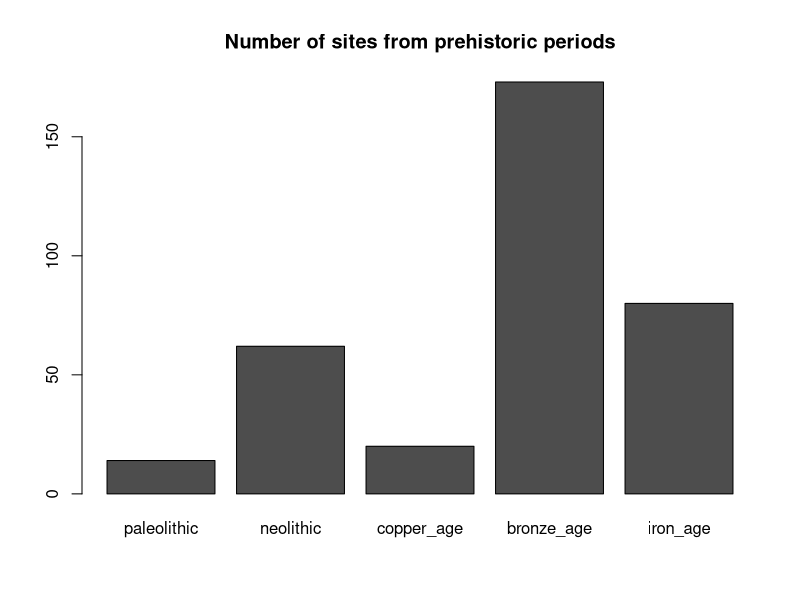
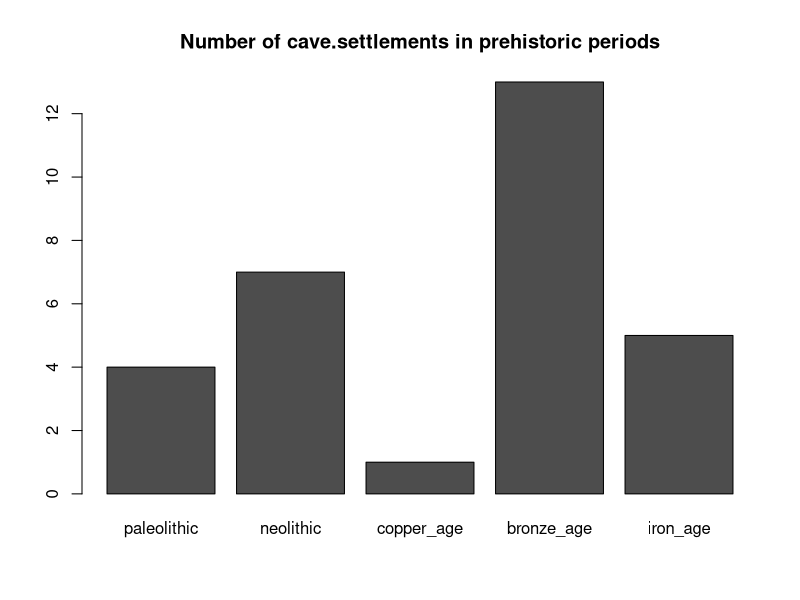
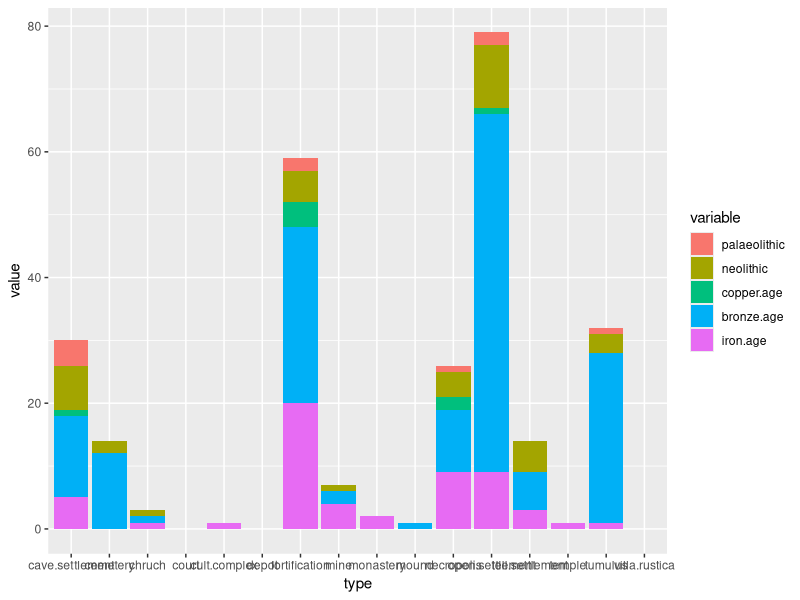
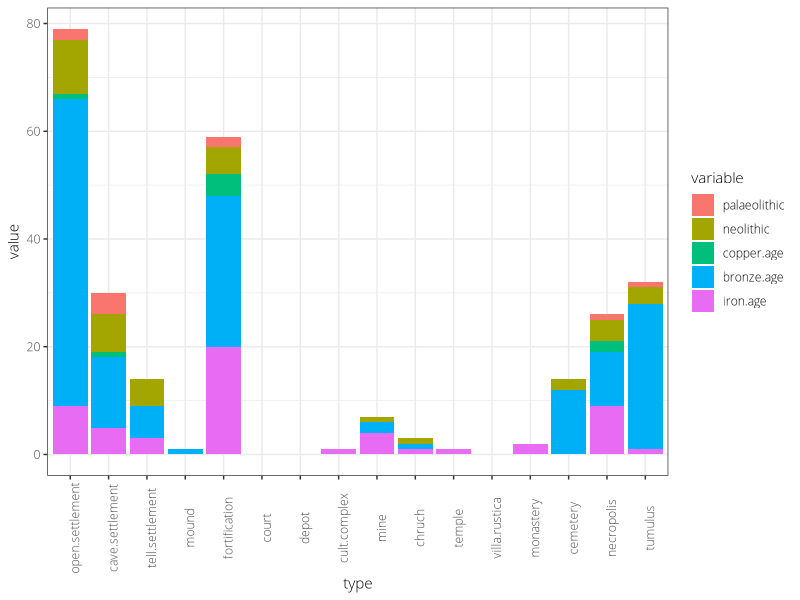
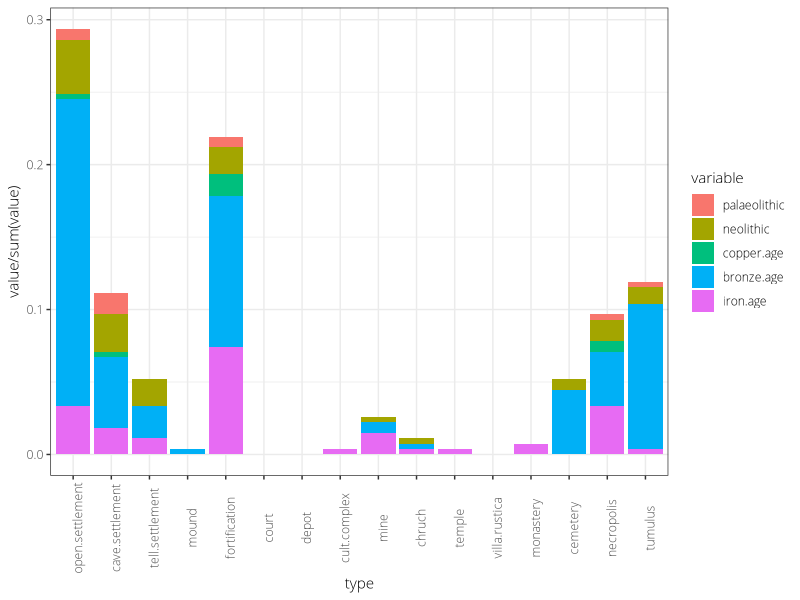
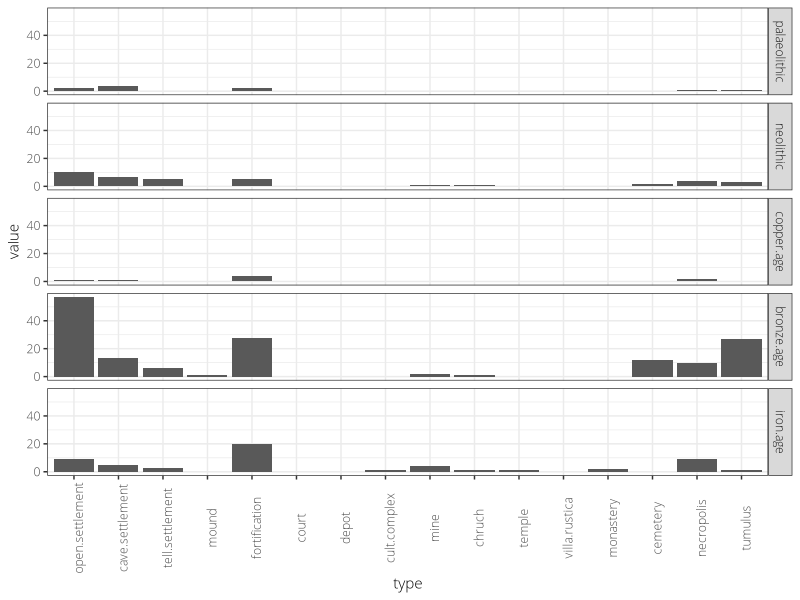
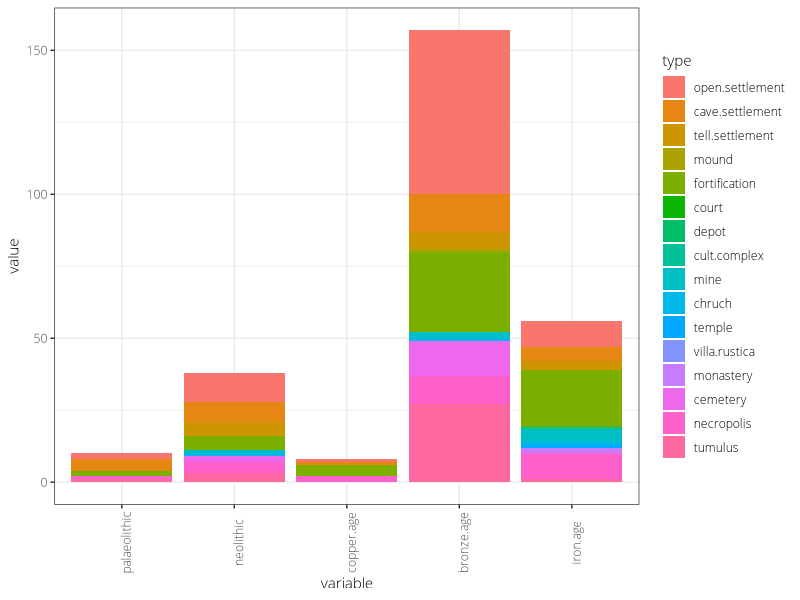
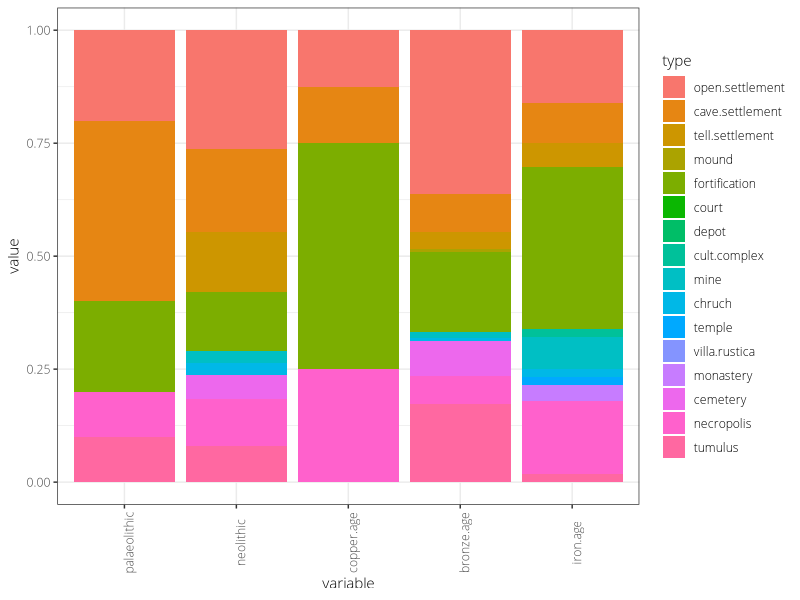

These charts were generated, in order, by the following R code:
## ---- chunk 1
## this is here, so that knitr allows to change the working directory
knitr::opts_knit$set(root.dir = "..")
## ---- chunk 2
raw_data <- read.table(file = "data/FS_UTM.csv",
                       header = TRUE,
                       sep = ";",
                       stringsAsFactors = FALSE,
                       quote = "")
## ---- chunk 3
str(raw_data)
## ---- chunk 4
length(raw_data$Nr.)
## ---- chunk 5
sum(raw_data$settlement)
## ---- chunk 6
str(raw_data)
## ---- chunk 7
head(names(raw_data))
head(sapply(raw_data, class))
## ---- chunk 8
sample(raw_data$Epoch..site., 3)
tail(raw_data$Site.type, 3)
## ---- chunk 9
a <- raw_data[,4:7]
b <- cbind(sum(a[,1]),sum(a[,2]),sum(a[,3]),sum(a[,4]))
colnames(b) <- c("settlement","open.settlement","cave.settlement","tell.settlement")
b
c <- b/b[1]*100
c
## ---- chunk 10
a <- data.frame(settlement = raw_data$settlement[raw_data$settlement==1],
                open.settlement = raw_data$open.settlement[raw_data$settlement==1],
                cave.settlement = raw_data$cave.settlement[raw_data$settlement==1],
                tell.settlement = raw_data$tell.settlement[raw_data$settlement==1]
                )
sapply(a, sum)
sapply(a, function(x){sum(x)/length(x)*100})
## ---- chunk 11
library(magrittr)
library(dplyr)

raw_data %>%
    filter(settlement==1) %>%
    select(settlement, open.settlement, cave.settlement, tell.settlement) %>%
    summarise(settlement=sum(.[,1])/n()*100,
              open.settlement=sum(.[,2])/n()*100,
              cave.settlement=sum(.[,3])/n()*100,
              tell.settlement=sum(.[,4])/n()*100
              )
## ---- chunk 12
library(magrittr)
library(dplyr)

raw_data %>%
    filter(settlement==1) %>%
    select(settlement, open.settlement, cave.settlement, tell.settlement) %>%
    summarise(settlements = sum(settlement),
              open.settlement = sum(open.settlement),
              cave.settlement = sum(cave.settlement),
              tell.settlement = sum(tell.settlement)
              )
## ---- chunk 13
library(magrittr)
library(dplyr)
raw_data %>%
    filter(settlement==1) %>%
    select(settlement, open.settlement, cave.settlement, tell.settlement) %>%
    summarise(settlements = sum(settlement)/n()*100,
              open.settlement = sum(open.settlement)/n()*100,
              cave.settlement = sum(cave.settlement)/n()*100,
              tell.settlement = sum(tell.settlement)/n()*100
              )
## ---- chunk 14
selected_data <- raw_data[,c(2,4:20,22:31,35:36)]
names(selected_data)
#knitr::kable(head(selected_data))
#str(selected_data)
## ---- chunk 15
library(dplyr)
selected_data <- select(.data = raw_data,
                        -Nr.,
                        -starts_with("Site.ty"),
                        -starts_with("Ep"),
                        -starts_with("Code")
                        )
names(selected_data)
#str(selected_data)
## ---- chunk 16
prehist <- selected_data[selected_data$prehistoric==1,]

table(selected_data$prehistoric)[2]==length(prehist$prehistoric)

prehist <- prehist[,-c(19,25:28)]
#str(prehist)
## ---- chunk 17
library(dplyr)
prehist <- selected_data %>%
    filter(prehistoric == 1) %>%
    select(-contains("preh")) %>%
    select(-contains("roman")) %>%
    select(-contains("medie")) %>%
    select(-contains("modern"))

#str(prehist)
table(selected_data$prehistoric)[2]==length(prehist$prehistoric)
## ---- chunk 18
barplot(cbind(
    paleolithic = sum(prehist$palaeolithic),
    neolithic = sum(prehist$neolithic),
    copper_age = sum(prehist$copper.age),
    bronze_age = sum(prehist$bronze.age),
    iron_age = sum(prehist$iron.age)
),
main = "Number of sites from prehistoric periods"
)
## ---- chunk 19
barplot(cbind(
    paleolithic = sum(prehist$palaeolithic[prehist$cave.settlement==1]),
    neolithic = sum(prehist$neolithic[prehist$cave.settlement==1]),
    copper_age = sum(prehist$copper.age[prehist$cave.settlement==1]),
    bronze_age = sum(prehist$bronze.age[prehist$cave.settlement==1]),
    iron_age = sum(prehist$iron.age[prehist$cave.settlement==1])
),
main = "Number of cave.settlements in prehistoric periods"
)
## ---- chunk 20
types.per.period <- data.frame(palaeolithic = 0,
                                     neolithic = 0,
                                     copper.age = 0,
                                     bronze.age = 0,
                                     iron.age = 0
                                     )

names(prehist)
## ---- chunk 21
library(magrittr); library(dplyr)
for (i in 3:18) {
    j <- i-2
    types.per.period[j,] <- prehist %>%
        filter(.[i] == 1) %>%
        summarise(paleolithic = sum(palaeolithic),
                  neolithic = sum(neolithic),
                  copper.age = sum(copper.age),
                  bronze.age = sum(bronze.age),
                  iron.age = sum(iron.age)
                  )
}

#str(types.per.period)
types.per.period$type <- names(prehist)[3:18]
types.per.period
## ---- chunk 22
library(reshape2)
types2 <- melt(types.per.period, id.vars = c("type"))
str(types2)
head(types2)
## ---- chunk 23
library(ggplot2)
ggplot(types2, aes(x=type,y=value, fill=variable)) +
    geom_bar(stat="identity")

## ---- chunk 24
## https://rstudio-pubs-static.s3.amazonaws.com/7433_4537ea5073dc4162950abb715f513469.html
types2$type <- factor(types2$type, levels = names(prehist)[3:18])

library(ggplot2)
ggplot(types2, aes(x=type,y=value, fill=variable)) +
    geom_bar(stat="identity") +
    theme_bw(base_family = "Open Sans Light") +
    theme(axis.text.x = element_text(angle = 90)) +
    labs(list(title = "Site types per period",
              x = "Type of archaeological site",
              y = "Absolute number of finds")
         )
## ---- chunk 25
ggplot(types2, aes(x=type,y=value/sum(value), fill=variable)) +
    geom_bar(stat="identity") +
    theme_bw(base_family = "Open Sans Light") +
    theme(axis.text.x = element_text(angle = 90)) +
    labs(list(title = "Site types (relative amount) per period",
              x = "Type of archaeological site",
              y = "Relative number of finds")
         )
## ---- chunk 26
ggplot(types2, aes(x=type,y=value)) +
    geom_bar(stat="identity") +
    facet_grid(variable~.) +
    theme_bw(base_family = "Open Sans Light") +
    theme(axis.text.x = element_text(angle = 90),
          strip.text.x = element_text(size = 10, angle = 0)
          ) +
    labs(list(title = "Site types per period",
              x = "Type of archaeological site",
              y = "Absolute number of finds")
         )
## ---- chunk 27
ggplot(types2, aes(x=variable,y=value, fill=type)) +
    geom_bar(stat="identity") + 
    theme_bw(base_family = "Open Sans Light") +
    theme(axis.text.x = element_text(angle = 90)) +
    labs(list(title = "Site types per period",
              y = "# of types of archaeological sites",
              x = "Period")
         )
## ---- chunk 28
ggplot(types2, aes(x=variable,y=value, fill=type)) +
    geom_bar(stat="identity", position = "fill") +
    theme_bw(base_family = "Open Sans Light") +
    theme(axis.text.x = element_text(angle = 90)) +
    labs(list(title = "Site types per period",
              y = "Relative # of types of archaeological sites",
              x = "Period")
         )

